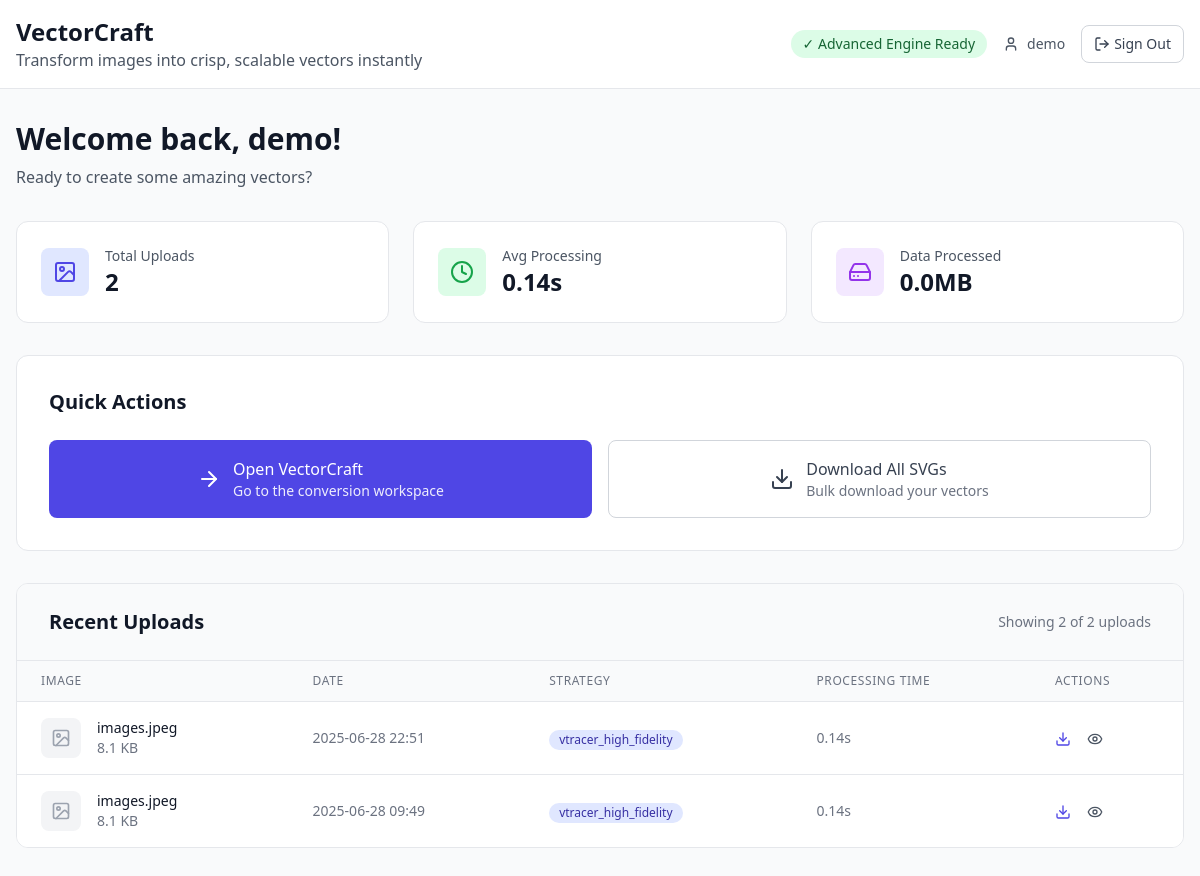
/dashboard (signed in), run on the app's committed database.
### tables this page shows
CREATE TABLE users (
                    id INTEGER PRIMARY KEY AUTOINCREMENT,
                    username TEXT UNIQUE NOT NULL,
                    email TEXT UNIQUE NOT NULL,
                    password_hash TEXT NOT NULL,
                    salt TEXT NOT NULL,
                    created_at TIMESTAMP DEFAULT CURRENT_TIMESTAMP,
                    last_login TIMESTAMP,
                    is_active BOOLEAN DEFAULT 1
                );

CREATE TABLE user_uploads (
                    id INTEGER PRIMARY KEY AUTOINCREMENT,
                    user_id INTEGER NOT NULL,
                    filename TEXT NOT NULL,
                    original_filename TEXT NOT NULL,
                    file_size INTEGER,
                    upload_date TIMESTAMP DEFAULT CURRENT_TIMESTAMP,
                    svg_filename TEXT,
                    processing_time REAL,
                    strategy_used TEXT,
                    FOREIGN KEY (user_id) REFERENCES users (id)
                );

### app.py (the view)
@app.route('/dashboard')
@login_required
def dashboard():
    uploads = db.get_user_uploads(current_user.id, limit=20)
    stats = db.get_upload_stats(current_user.id)
    session.pop('login_success', None)
    return render_template('dashboard.html', uploads=uploads, stats=stats)

### app.py (called while the page is built)
@login_manager.user_loader
def load_user(user_id):
    user_data = db.get_user_by_id(int(user_id))
    if user_data:
        return User(user_data)
    return None

### database.py (called while the page is built)
    def get_user_by_id(self, user_id):
        with sqlite3.connect(self.db_path) as conn:
            conn.row_factory = sqlite3.Row
            cursor = conn.execute('''
                SELECT * FROM users WHERE id = ? AND is_active = 1
            ''', (user_id,))
            row = cursor.fetchone()
            return dict(row) if row else None

    def get_user_uploads(self, user_id, limit=50):
        with sqlite3.connect(self.db_path) as conn:
            conn.row_factory = sqlite3.Row
            cursor = conn.execute('''
                SELECT * FROM user_uploads
                WHERE user_id = ?
                ORDER BY upload_date DESC
                LIMIT ?
            ''', (user_id, limit))
            return [dict(row) for row in cursor.fetchall()]

    def get_upload_stats(self, user_id):
        with sqlite3.connect(self.db_path) as conn:
            cursor = conn.execute('''
                SELECT
                    COUNT(*) as total_uploads,
                    AVG(processing_time) as avg_processing_time,
                    SUM(file_size) as total_file_size
                FROM user_uploads
                WHERE user_id = ?
            ''', (user_id,))
            row = cursor.fetchone()
            return {
                'total_uploads': row[0] or 0,
                'avg_processing_time': round(row[1] or 0, 2),
                'total_file_size': row[2] or 0
            }

### templates/dashboard.html (shortened to what this page needs)
<!DOCTYPE html>
<html lang="en">
<head>
    <script src="https://cdn.tailwindcss.com"></script>
</head>
<body class="bg-gray-50 min-h-screen">
    <div class="bg-white border-b border-gray-200">
        <div class="max-w-7xl mx-auto px-4 py-4">
            <div class="flex items-center justify-between">
                <div>
                    <h1 class="text-2xl font-bold text-gray-900">VectorCraft</h1>
                    <p class="text-gray-600">Transform images into crisp, scalable vectors instantly</p>
                </div>
                <div class="flex items-center gap-4">
                    <div class="px-3 py-1 bg-green-100 text-green-800 rounded-full text-sm font-medium">
                        ✓ Advanced Engine Ready
                    </div>
                    <div class="flex items-center gap-2 text-sm text-gray-600">
                        <i data-lucide="user" class="w-4 h-4"></i>
                        <span>{{ current_user.username }}</span>
                    </div>
                    <a href="{{ url_for('logout') }}"
                       class="inline-flex items-center px-3 py-2 text-sm font-medium text-gray-700 bg-white border border-gray-300 rounded-lg hover:bg-gray-50"
                       title="Sign out">
                        <i data-lucide="log-out" class="w-4 h-4 mr-1"></i>
                        Sign Out
                    </a>
                </div>
            </div>
        </div>
    </div>
    <div class="max-w-7xl mx-auto px-4 py-8">
        <div class="mb-8">
            <h2 class="text-3xl font-bold text-gray-900 mb-2">Welcome back, {{ current_user.username }}!</h2>
            <p class="text-gray-600">Ready to create some amazing vectors?</p>
        </div>
        <div class="grid grid-cols-1 md:grid-cols-3 gap-6 mb-8">
            <div class="card-hover bg-white border border-gray-200 rounded-xl p-6">
                <div class="flex items-center">
                    <div class="w-12 h-12 bg-indigo-100 rounded-lg flex items-center justify-center">
                        <i data-lucide="image" class="w-6 h-6 text-indigo-600"></i>
                    </div>
                    <div class="ml-4">
                        <p class="text-sm font-medium text-gray-600">Total Uploads</p>
                        <p class="text-2xl font-bold text-gray-900">{{ stats.total_uploads }}</p>
                    </div>
                </div>
            </div>
            <div class="card-hover bg-white border border-gray-200 rounded-xl p-6">
                <div class="flex items-center">
                    <div class="w-12 h-12 bg-green-100 rounded-lg flex items-center justify-center">
                        <i data-lucide="clock" class="w-6 h-6 text-green-600"></i>
                    </div>
                    <div class="ml-4">
                        <p class="text-sm font-medium text-gray-600">Avg Processing</p>
                        <p class="text-2xl font-bold text-gray-900">{{ stats.avg_processing_time }}s</p>
                    </div>
                </div>
            </div>
            <div class="card-hover bg-white border border-gray-200 rounded-xl p-6">
                <div class="flex items-center">
                    <div class="w-12 h-12 bg-purple-100 rounded-lg flex items-center justify-center">
                        <i data-lucide="hard-drive" class="w-6 h-6 text-purple-600"></i>
                    </div>
                    <div class="ml-4">
                        <p class="text-sm font-medium text-gray-600">Data Processed</p>
                        <p class="text-2xl font-bold text-gray-900">{{ (stats.total_file_size / 1024 / 1024) | round(1) }}MB</p>
                    </div>
                </div>
            </div>
        </div>
        <div class="bg-white border border-gray-200 rounded-xl p-8 mb-8">
            <h3 class="text-xl font-semibold text-gray-900 mb-6">Quick Actions</h3>
            <div class="grid grid-cols-1 md:grid-cols-2 gap-4">
                <a href="{{ url_for('vectorcraft_app') }}"
                   class="btn-primary flex items-center justify-center px-6 py-4 bg-indigo-600 text-white rounded-lg hover:bg-indigo-700 transition-all">
                    <i data-lucide="arrow-right" class="w-6 h-6 mr-3"></i>
                    <div class="text-left">
                        <div class="font-medium">Open VectorCraft</div>
                        <div class="text-sm opacity-90">Go to the conversion workspace</div>
                    </div>
                </a>
                <button onclick="downloadAllSVGs()"
                        class="flex items-center justify-center px-6 py-4 bg-white border border-gray-300 text-gray-700 rounded-lg hover:bg-gray-50 transition-all">
                    <i data-lucide="download" class="w-6 h-6 mr-3"></i>
                    <div class="text-left">
                        <div class="font-medium">Download All SVGs</div>
                        <div class="text-sm text-gray-500">Bulk download your vectors</div>
                    </div>
                </button>
            </div>
        </div>
        <div class="bg-white border border-gray-200 rounded-xl overflow-hidden">
            <div class="bg-gray-50 border-b border-gray-200 px-8 py-6">
                <div class="flex items-center justify-between">
                    <h3 class="text-xl font-semibold text-gray-900">Recent Uploads</h3>
                    <div class="text-sm text-gray-500">
                        Showing {{ uploads|length }} of {{ stats.total_uploads }} uploads
                    </div>
                </div>
            </div>
            {% if uploads %}
            <div class="overflow-x-auto">
                <table class="min-w-full divide-y divide-gray-200">
                    <thead class="bg-gray-50">
                        <tr>
                            <th class="px-6 py-3 text-left text-xs font-medium text-gray-500 uppercase tracking-wider">
                                Image
                            </th>
                            <th class="px-6 py-3 text-left text-xs font-medium text-gray-500 uppercase tracking-wider">
                                Date
                            </th>
                            <th class="px-6 py-3 text-left text-xs font-medium text-gray-500 uppercase tracking-wider">
                                Strategy
                            </th>
                            <th class="px-6 py-3 text-left text-xs font-medium text-gray-500 uppercase tracking-wider">
                                Processing Time
                            </th>
                            <th class="px-6 py-3 text-left text-xs font-medium text-gray-500 uppercase tracking-wider">
                                Actions
                            </th>
                        </tr>
                    </thead>
                    <tbody class="bg-white divide-y divide-gray-200">
                        {% for upload in uploads %}
                        <tr class="hover:bg-gray-50">
                            <td class="px-6 py-4 whitespace-nowrap">
                                <div class="flex items-center">
                                    <div class="w-10 h-10 bg-gray-100 rounded-lg flex items-center justify-center">
                                        <i data-lucide="image" class="w-5 h-5 text-gray-400"></i>
                                    </div>
                                    <div class="ml-4">
                                        <div class="text-sm font-medium text-gray-900">
                                            {{ upload.original_filename }}
                                        </div>
                                        <div class="text-sm text-gray-500">
                                            {{ (upload.file_size / 1024) | round(1) }} KB
                                        </div>
                                    </div>
                                </div>
                            </td>
                            <td class="px-6 py-4 whitespace-nowrap text-sm text-gray-500">
                                {{ upload.upload_date[:16] if upload.upload_date else 'Unknown' }}
                            </td>
                            <td class="px-6 py-4 whitespace-nowrap">
                                <span class="inline-flex items-center px-2.5 py-0.5 rounded-full text-xs font-medium bg-indigo-100 text-indigo-800">
                                    {{ upload.strategy_used or 'Standard' }}
                                </span>
                            </td>
                            <td class="px-6 py-4 whitespace-nowrap text-sm text-gray-500">
                                {{ upload.processing_time | round(2) }}s
                            </td>
                            <td class="px-6 py-4 whitespace-nowrap text-sm font-medium">
                                {% if upload.svg_filename %}
                                <a href="{{ url_for('download_result', filename=upload.svg_filename) }}"
                                   class="text-indigo-600 hover:text-indigo-900 mr-3"
                                   title="Download SVG">
                                    <i data-lucide="download" class="w-4 h-4 inline"></i>
                                </a>
                                {% endif %}
                                <button onclick="viewUpload('{{ upload.id }}')"
                                        class="text-gray-600 hover:text-gray-900"
                                        title="View details">
                                    <i data-lucide="eye" class="w-4 h-4 inline"></i>
                                </button>
                            </td>
                        </tr>
                        {% endfor %}
                    </tbody>
                </table>
            </div>
            {% endif %}
        </div>
    </div>
</body>
</html>

### templates/dashboard.html (style rules this page uses)
.card-hover { transition: all 0.3s ease; }
.btn-primary { transition: all 0.2s ease; }

### data on the page
users: username "demo"
user_uploads: original_filename "images.jpeg", (upload.file_size/1024)|round(1) "8.1", upload_date "2025-06-28 22:51", strategy_used "vtracer_high_fidelity", processing_time "0.14"
user_uploads: original_filename "images.jpeg", (upload.file_size/1024)|round(1) "8.1", upload_date "2025-06-28 09:49", strategy_used "vtracer_high_fidelity", processing_time "0.14"

### other printed values
{{ stats.total_uploads }} "2"
{{ stats.avg_processing_time }} "0.14"
{{ (stats.total_file_size / 1024 / 1024) | round(1) }} "0.0"
{{ uploads|length }} "2"
